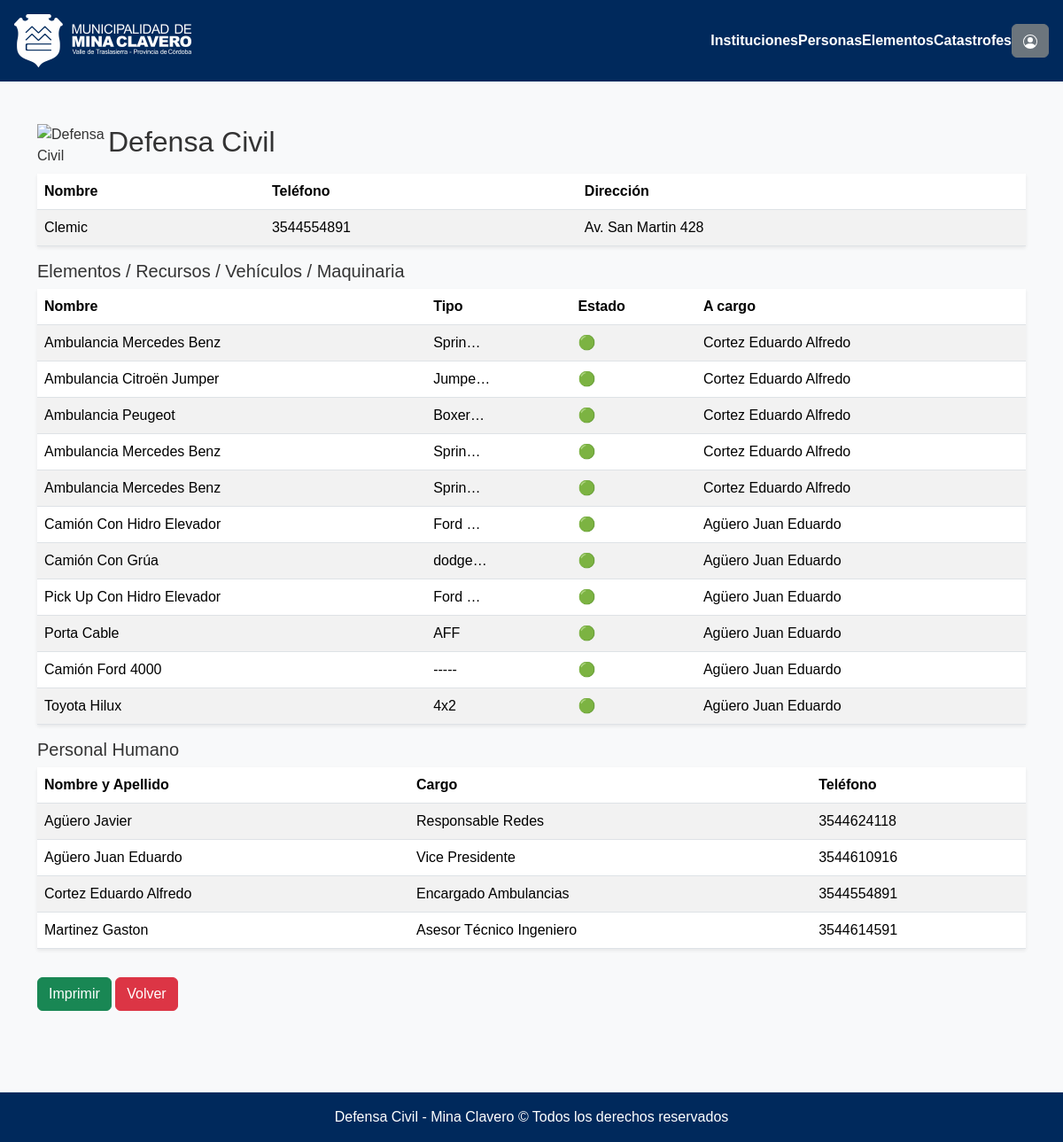
Page /instituciones/detalle/6 (signed in) on the committed database.
### seguridadVial/models.py (models this page shows, shortened)
class Institucion(models.Model):
    nombre = models.CharField(max_length=120)
    descripcion = models.CharField(max_length=240)
    direccion = models.CharField(max_length=120, default="", null=True, blank=True)
    email = models.CharField(max_length=120, default="", null=True, blank=True)
    telefono = models.CharField(max_length=30, default="",null=True, blank=True)

class Elementos(models.Model):
    nombre = models.CharField(max_length=120)
    tipo = models.CharField(max_length=120, null=True, blank=True)
    descripcion = models.CharField(max_length=120, default="", null=True, blank=True)
    cantidad = models.IntegerField(default=1, null=True, blank=True)
    observaciones = models.CharField(max_length=240, null=True, blank=True)
    estado = models.BooleanField(default=True, null=True, blank=True)
    id_persona = models.ForeignKey("Persona", on_delete=models.PROTECT)
    id_institucion = models.ForeignKey("Institucion", on_delete=models.CASCADE)

class Persona(models.Model):
    nombre_apellido = models.CharField(max_length=120)
    dni = models.IntegerField(default=0)
    telefono = models.CharField(max_length=30, default="",null=True, blank=True)
    id_institucion = models.ManyToManyField('Institucion', through="InstitucionCargoPersona")

class InstitucionCargoPersona(models.Model):
    id_institucion = models.ForeignKey(Institucion, on_delete=models.CASCADE)
    id_persona = models.ForeignKey(Persona, on_delete=models.CASCADE)
    cargo = models.CharField(max_length=120)

### seguridadVial/views.py (the view)
# urls.py: path("instituciones/detalle/<str:pk>", login_required(permission_required('seguridadVial.view_institucion')(views.institucionDetalle)), name="institucionDetalle"),
def institucionDetalle(request, pk):
    institucion = Institucion.objects.get(id=pk)
    personas_institucion = [x.id_persona.pk for x in InstitucionCargoPersona.objects.filter(id_institucion=pk) ]
    personas = [ x for x in Persona.objects.all().order_by('nombre_apellido')  if x.pk in personas_institucion]
    cargos =  [{"id_persona": x.id_persona.pk, "cargo":x.cargo} for x in InstitucionCargoPersona.objects.filter(id_institucion=pk)]
    elementos_institucion = Elementos.objects.filter(id_institucion=pk)
    print(cargos)
    context= {"institucion":institucion, "personas": personas, "elementos": elementos_institucion, "cargos": cargos}
    return render(request, os.path.join("defensaCivil", "detalles", "institucionDetalle.html"), context=context)

### municipalidad/templates/defensaCivil/detalles/institucionDetalle.html (shortened to what this page needs)
{% extends "defensaCivil/base.html" %}
{% load static %}
{% block contenido %}
<div class="container mt-5 mb-5">
    <div class="d-flex justify-content-start align-items-center mb-1">
        <img src="{% static 'imagenes/dfcivil.png' %}" alt="Defensa Civil" class="img">
      <h2>Defensa Civil</h2>
    </div>
    <table class="table table-striped shadow-sm mt-2">
        <thead class="bg-light">
          <tr>
            <th scope="col">Nombre</th>
            <th scope="col" class="d-none d-md-table-cell">Teléfono</th>
            <th scope="col" class="d-none d-md-table-cell">Dirección</th>
          </tr>
        </thead>
        <tbody>
            <tr>
              <td style="cursor: pointer;" onclick="window.location.href='{% url 'modificarInstitucion' institucion.id %}'">{{ institucion.nombre | title}}</td>
              <td style="cursor: pointer;" class="d-none d-md-table-cell" onclick="window.location.href='{% url 'modificarInstitucion' institucion.id %}'">{{ institucion.telefono |default_if_none:"--" }}</td>
              <td style="cursor: pointer;" class="d-none d-md-table-cell" onclick="window.location.href='{% url 'modificarInstitucion' institucion.id %}'">{{ institucion.direccion |default_if_none:"--" }}</td>
            </tr>
        </tbody>
    </table>
    {% if elementos %}
        <h5 class="">Elementos / Recursos / Vehículos / Maquinaria</h5>
        <table class="table table-striped shadow-sm  mt-2">
            <thead class="bg-light">
              <tr>
                <th scope="col">Nombre</th>
                <th scope="col" class="d-none d-lg-table-cell">Tipo</th>
                <th scope="col">Estado</th>
                <th scope="col" class="d-none d-md-table-cell">A cargo</th>
              </tr>
            </thead>
            <tbody>
              {% for elemento in elementos %}
                <tr>
                  <td style="cursor: pointer;" onclick="window.location.href='{% url 'modificarElemento' elemento.id %}'">{{ elemento.nombre | title}}</td>
                  <td style="cursor: pointer;" class="d-none d-lg-table-cell" onclick="window.location.href='{% url 'modificarElemento' elemento.id %}'">{{ elemento.tipo|default_if_none:"-----" | truncatechars:6}}</td>
                  <td style="cursor: pointer;" onclick="window.location.href='{% url 'modificarElemento' elemento.id %}'">
                    {% if elemento.estado %}
                      <span style="color: red;">🔴</span>
                    {% else %}
                      <span style="color: green;">🟢</span>
                    {% endif %}
                  <td style="cursor: pointer;" class="d-none d-md-table-cell" onclick="window.location.href='{% url 'modificarElemento' elemento.id %}'">{{ elemento.id_persona.nombre_apellido}}</td>
                </tr>
              {% endfor %}
            </tbody>
        </table>
    {% endif %}
    {% if personas %}
        <h5 class="">Personal Humano</h5>
        <table class="table table-striped shadow-sm  mt-2">
            <thead class="bg-light">
              <tr>
                <th scope="col">Nombre y Apellido</th>
                <th scope="col">Cargo</th>
                <th scope="col" class="d-none d-md-table-cell">Teléfono</th>
              </tr>
            </thead>
            <tbody>
              {% for persona in personas %}
                {% if persona.nombre != "seleccionar persona" %}
                  <tr>
                    <td style="cursor: pointer;" onclick="window.location.href='{% url 'modificarPersona' persona.id %}'">{{ persona.nombre_apellido | title}}</td>
                    {% for cargo in cargos %}
                    {% if persona.id == cargo.id_persona%}
                      <td style="cursor: pointer;" onclick="window.location.href='{% url 'modificarPersona' persona.id %}'">{{cargo.cargo | title}}</td>
                    {% endif %}
                    {% endfor %}
                    <td style="cursor: pointer;" class="d-none d-md-table-cell" onclick="window.location.href='{% url 'modificarPersona' persona.id %}'">{{ persona.telefono | default_if_none:"-----" }}</td>
                  </tr>
                {% endif %}
              {% endfor %}
            </tbody>
        </table>
    {% endif %}
    <button type="button" id="btnImprimir" class="btn btn-success no-print mt-3">Imprimir</button>
    <button type="button" class="btn btn-danger no-print mt-3" onclick="window.location.href='{% url 'listaInstituciones' %}'">Volver</button>
</div>
{% endblock %}

### municipalidad/templates/defensaCivil/detalles/institucionDetalle.html (style rules this page uses)
.img { max-width: 5rem; height: auto; display: block; }

### municipalidad/templates/defensaCivil/base.html (style rules this page uses)
body { font-family: 'Arial', sans-serif; background-color: #f8f9fa; color: #333; margin: 0; padding-bottom: 100px; }

### rows in the picture
Institucion: nombre "Clemic", telefono "3544554891", direccion "Av. San Martin 428"
Elementos: nombre "Ambulancia Mercedes Benz", tipo "Sprin…", id_persona.nombre_apellido "Cortez Eduardo Alfredo"
Elementos: nombre "Ambulancia Citroën Jumper", tipo "Jumpe…", id_persona.nombre_apellido "Cortez Eduardo Alfredo"
Elementos: nombre "Ambulancia Peugeot", tipo "Boxer…", id_persona.nombre_apellido "Cortez Eduardo Alfredo"
Elementos: nombre "Ambulancia Mercedes Benz", tipo "Sprin…", id_persona.nombre_apellido "Cortez Eduardo Alfredo"
Elementos: nombre "Ambulancia Mercedes Benz", tipo "Sprin…", id_persona.nombre_apellido "Cortez Eduardo Alfredo"
Elementos: nombre "Camión Con Hidro Elevador", tipo "Ford …", id_persona.nombre_apellido "Agüero Juan Eduardo"
Elementos: nombre "Camión Con Grúa", tipo "dodge…", id_persona.nombre_apellido "Agüero Juan Eduardo"
Elementos: nombre "Pick Up Con Hidro Elevador", tipo "Ford …", id_persona.nombre_apellido "Agüero Juan Eduardo"
Elementos: nombre "Porta Cable", tipo "AFF", id_persona.nombre_apellido "Agüero Juan Eduardo"
Elementos: nombre "Camión Ford 4000", tipo "-----", id_persona.nombre_apellido "Agüero Juan Eduardo"
Elementos: nombre "Toyota Hilux", tipo "4x2", id_persona.nombre_apellido "Agüero Juan Eduardo"
Persona: nombre_apellido "Agüero Javier", telefono "3544624118"
InstitucionCargoPersona: cargo "Responsable Redes"
Persona: nombre_apellido "Agüero Juan Eduardo", telefono "3544610916"
InstitucionCargoPersona: cargo "Vice Presidente"
Persona: nombre_apellido "Cortez Eduardo Alfredo", telefono "3544554891"
InstitucionCargoPersona: cargo "Encargado Ambulancias"
Persona: nombre_apellido "Martinez Gaston", telefono "3544614591"
InstitucionCargoPersona: cargo "Asesor Técnico Ingeniero"
